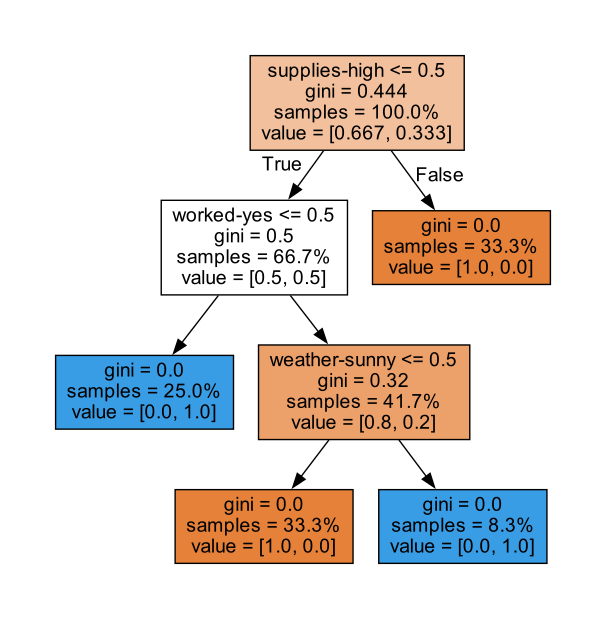

The Python source for this figure:
""" 
Prereq: graphviz (https://graphviz.org/download/)
The data and Output:
Training Data:
---------------------------------------------------------
day  | supplies  | weather   | worked?   | went shopping?
---------------------------------------------------------
1    | low       | sunny     | yes       | yes       
2    | high      | sunny     | yes       | no        
3    | med       | cloudy    | yes       | no        
4    | low       | raining   | yes       | no        
5    | low       | cloudy    | no        | yes       
6    | high      | sunny     | no        | no        
7    | high      | raining   | no        | no
8    | med       | cloudy    | yes       | no
9    | low       | raining   | yes       | no
10   | low       | raining   | no        | yes
11   | med       | sunny     | no        | yes
12   | high      | sunny     | yes       | no

Predicted Random Results:
---------------------------------------------------------
day  | supplies  | weather   | worked?   | went shopping?
---------------------------------------------------------
1    | low       | sunny     | no        | yes
2    | med       | sunny     | no        | yes
3    | low       | sunny     | yes       | yes
4    | high      | raining   | no        | no
5    | med       | raining   | yes       | no
  """

import graphviz
import itertools
import random
from sklearn.tree import DecisionTreeClassifier, export_graphviz 
from sklearn.preprocessing import OneHotEncoder

# The possible value for each class
classes = {
    'supplies':['low','med','high'],
    'weather':['raining','cloudy','sunny'],
    'worked?':['yes','no']
}

# Our example data
data = [
    ['low',  'sunny',   'yes'],
    ['high', 'sunny',   'yes'],
    ['med',  'cloudy',  'yes'],
    ['low',  'raining', 'yes'],
    ['low',  'cloudy',  'no' ],
    ['high', 'sunny',   'no' ],
    ['high', 'raining', 'no' ],
    ['med',  'cloudy',  'yes'],
    ['low',  'raining', 'yes'],
    ['low',  'raining', 'no' ],
    ['med',  'sunny',   'no' ],
    ['high', 'sunny',   'yes']
]

# Our target variable, whether someone went shopping, Corelate with data
target = ['yes', 'no', 'no', 'no', 'yes', 'no', 'no', 'no', 'no', 'yes', 'yes', 'no']

# Scikit learn can't handle categorical data, so form numeric representations of the above data

categories = [classes['supplies'], classes['weather'], classes['worked?']]
encoder = OneHotEncoder(categories=categories)

x_data = encoder.fit_transform(data)

# Form and fit our decision tree to the now-encoded data
classifier = DecisionTreeClassifier()
tree = classifier.fit(x_data, target)

# Now that we have our decision tree, let's predict some outcomes from random data
# This goes through each class and builds a random set of 5 data points
prediction_data = []
for _ in itertools.repeat(None, 5):
    prediction_data.append([
        random.choice(classes['supplies']),
        random.choice(classes['weather']),
        random.choice(classes['worked?'])
    ])

# Use our tree to predict the outcome of the random values
prediction_results = tree.predict(encoder.transform(prediction_data))



# =============================================================================
# Output code

def format_array(arr):
    return "".join(["| {:<10}".format(item) for item in arr])

def print_table(data, results):
    line = "day  " + format_array(list(classes.keys()) + ["went shopping?"])
    print("-" * len(line))
    print(line)
    print("-" * len(line))

    for day, row in enumerate(data):
        print("{:<5}".format(day + 1) + format_array(row + [results[day]]))
    print("")

feature_names = (
    ['supplies-' + x for x in classes["supplies"]] +
    ['weather-' + x for x in classes["weather"]] +
    ['worked-' + x for x in classes["worked?"]]
)

# Shows a visualization of the decision tree using graphviz
# Note that sklearn is unable to generate non-binary trees, so these are based on individual options in each class
dot_data = export_graphviz(tree, filled=True, proportion=True, feature_names=feature_names) 
graph = graphviz.Source(dot_data)
graph.render(filename='supervised_learning_DecisionTree', cleanup=True, view=True)

# Display out training and prediction data and results
print("Training Data:")
print_table(data, target)

print("Predicted Random Results:")
print_table(prediction_data, prediction_results)
